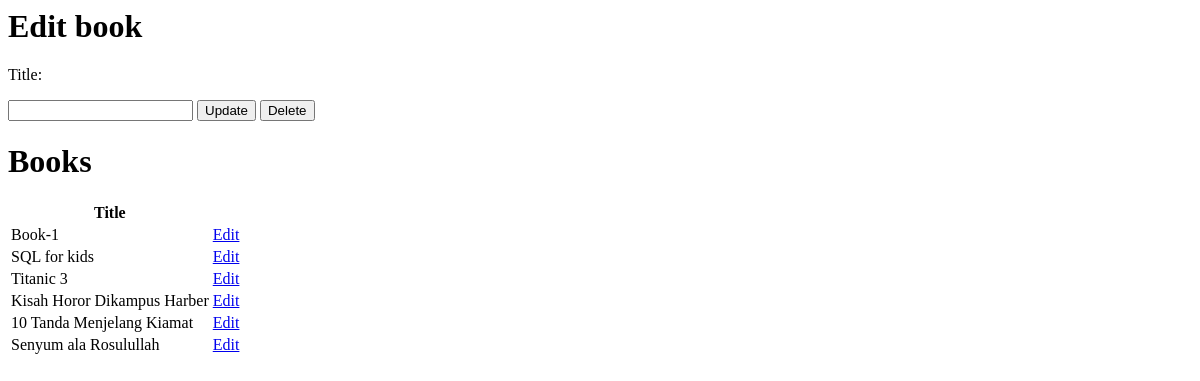
The page /books/Book-A/edit on the database as committed earlier.
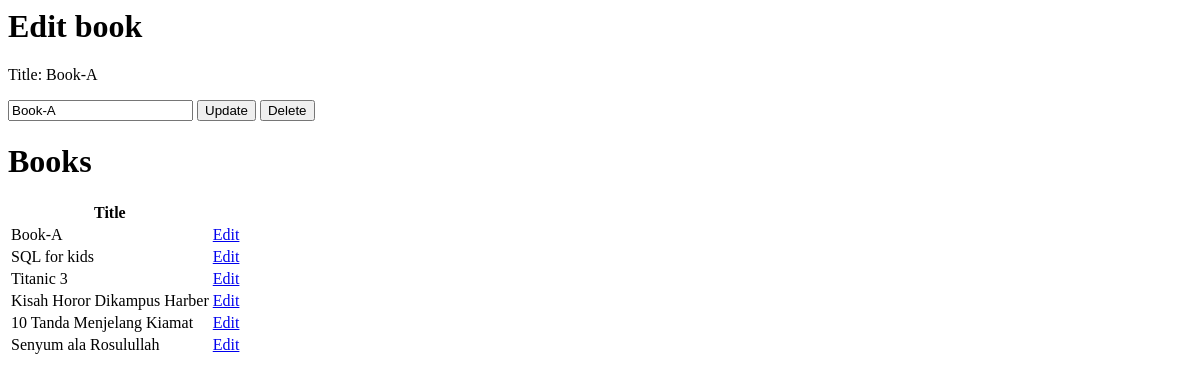
The same page on the database as committed later.
### book.py (models this page shows, shortened)
class Book(db.Model):
    title = db.Column(db.String(80), unique=True, nullable=False, primary_key=True)

### book.py (the view)
@app.route("/books/<title>/edit", methods=["GET"])
def edit(title):
    book = Book.query.filter_by(title=title).first()
    books = Book.query.all()
    return render_template("edit.html", book=book, books=books)

### templates/edit.html (shortened to what this page needs)
<html>
  <body>
    <h1>Edit book</h1>
    <form method="POST" action="/books/update" style="display: inline">
      <p>Title: {{book.title}}</p>
      <input type="text" value="{{book.title}}" name="newtitle">
      <input type="submit" value="Update">
    </form>
    <form method="POST" action="/books/delete" style="display: inline">
      <input type="submit" value="Delete">
    </form>
    <h1>Books</h1>
    <table>
        <tr>
            <th>Title</th>
            <th></th>
        </tr>
        {% for book in books %}
            <tr><td>{{book.title}}</td>
                <td><a href='/books/{{ book.title }}/edit' />Edit</td>
            </tr>
        {% endfor %}
    </table>
  </body>
</html>

Rows that differ between the two databases and show on the page:
removed Book: title "Book-1"
added Book: title "Book-A", newtitle "Book-A"
